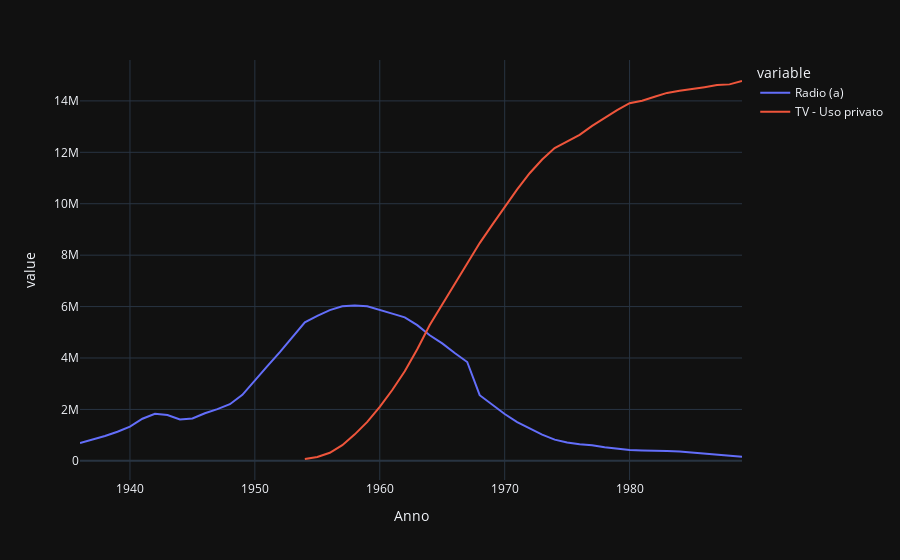

Notebook code cell kept with this figure:
### Markdown cell above
Creiamo ora una nuova figura passando le due serie sull'asse Y

### Code cell
fig2 = px.line(df_radio_tv_priv, x=df_radio_tv_priv.index, y=["Radio (a)", "TV - Uso privato"])
fig2.show()
